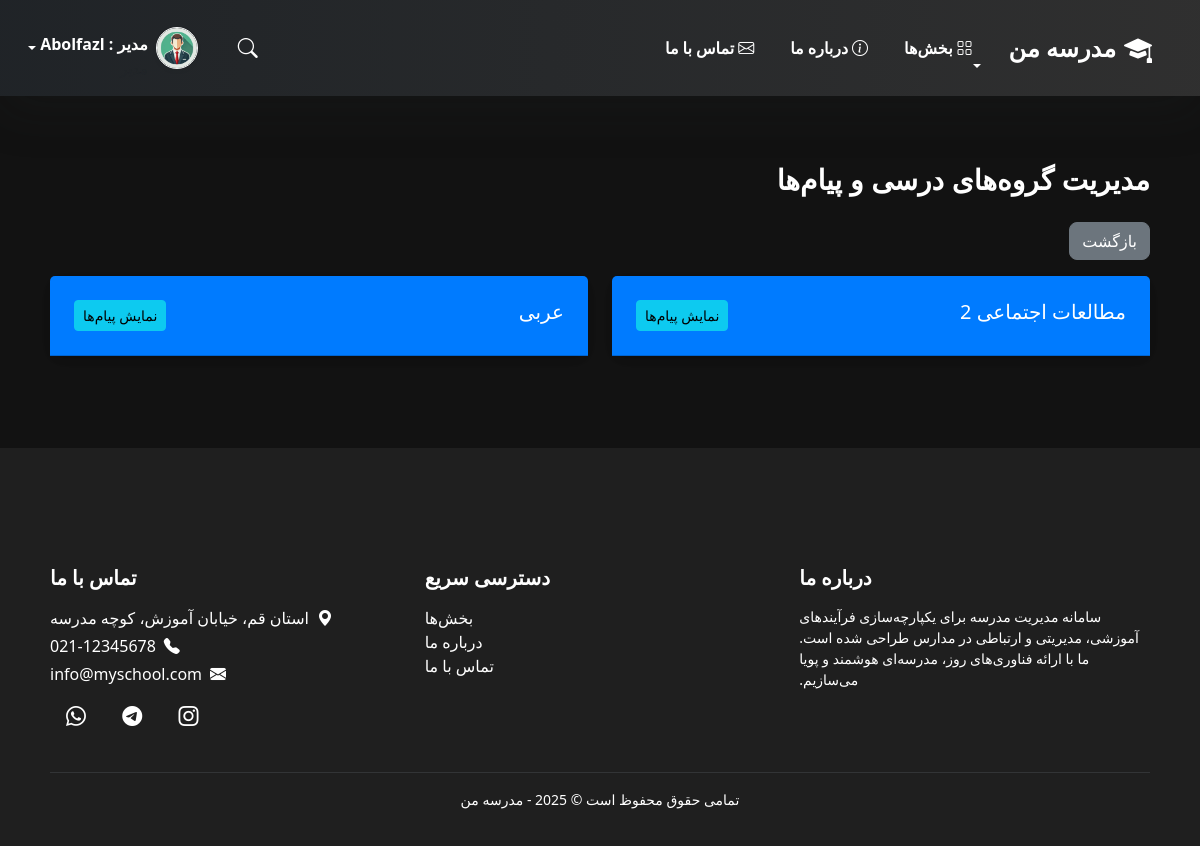
Page /manage-groups-and-messages/ (signed in) on the committed database.
### school_app/models.py (models this page shows, shortened)
class CustomUser(AbstractUser):
    ROLE_CHOICES = [
        ('student', 'دانش‌آموز'),
        ('teacher', 'معلم'),
        ('admin', 'مدیر'),
        ('assistant', 'معاون'),
    ]
    Educational_base_CHOICES = [
        ('Electricity', 'برق'),
        ('Networks', 'شبکه'),
        ('Electronics', 'الکترونیک'),
    ]
    full_name = models.CharField("نام کامل", max_length=100)
    email = models.EmailField("ایمیل", unique=True)
    phone = models.CharField("شماره تماس", max_length=15)
    grade = models.CharField("پایه تحصیلی", max_length=20)
    role = models.CharField("نقش", max_length=10, choices=ROLE_CHOICES, default='student')
    educational_base = models.CharField("رشته تحصیلی", max_length=20, choices=Educational_base_CHOICES, default='Networks')
    class Meta:
        verbose_name = "کاربر"
        verbose_name_plural = "کاربران"

class ChatGroup(models.Model):
    name = models.CharField("نام گروه", max_length=100)
    class Meta:
        verbose_name = "گروه چت"
        verbose_name_plural = "گروه‌های چت"

### school_app/views.py (the view, shortened to what this page needs)
# urls.py: path('manage-groups-and-messages/', views.manage_groups, name='manage_groups'),
@login_required
@user_passes_test(is_admin)
def manage_groups(request):
    groups = ChatGroup.objects.all().prefetch_related('messages')
    for group in groups:
        group.messages_list = Message.objects.filter(group=group).order_by('-timestamp')
    context = {
        'groups': groups,
    }
    return render(request, 'manage_groups_and_messages.html', context)

### school_app/views.py (called while the page is built)
def is_admin(user):
    return user.is_superuser or user.role == 'admin'

### templates/manage_groups_and_messages.html (shortened to what this page needs)
{% include 'header.html' %}
<br><br><br><br>
<div class="container mt-5 text-white" dir="rtl">
    <h3 class="mb-4">مدیریت گروه‌های درسی و پیام‌ها</h3>
    <a href="{% url 'home' %}" class="btn btn-secondary mb-3">بازگشت</a>
    {% if groups %}
        <div class="row">
            {% for group in groups %}
                <div class="col-md-6 mb-4">
                    <div class="card bg-dark text-white">
                        <div class="card-header d-flex justify-content-between">
                            <h5 class="mb-0">{{ group.name }}</h5>
                            <button class="btn btn-info btn-sm" type="button" data-bs-toggle="collapse" data-bs-target="#collapse{{ group.id }}" aria-expanded="false" aria-controls="collapse{{ group.id }}">
                                نمایش پیام‌ها
                            </button>
                        </div>
                    </div>
                </div>
            {% endfor %}
        </div>
    {% else %}
        <p class="text-warning">هیچ گروهی برای نمایش وجود ندارد.</p>
    {% endif %}
</div>
{% include 'footer.html' %}

### templates/header.html (shortened to what this page needs)
{% load static %}
<!DOCTYPE html>
<html lang="fa" dir="rtl">
<head>
  <link href="https://cdn.jsdelivr.net/npm/bootstrap@5.3.2/dist/css/bootstrap.rtl.min.css" rel="stylesheet">
  <link href="https://cdn.jsdelivr.net/npm/bootstrap-icons/font/bootstrap-icons.css" rel="stylesheet">
  <link rel="stylesheet" href="https://cdnjs.cloudflare.com/ajax/libs/animate.css/4.1.1/animate.min.css"/>
  <link href="https://cdnjs.cloudflare.com/ajax/libs/toastr.js/latest/toastr.min.css" rel="stylesheet"/>
  <link rel="stylesheet" href="{% static 'css/bootstrap.min.css' %}">
  <link rel="stylesheet" href="{% static 'css/main.css' %}">
</head>
<body>
<nav class="navbar navbar-expand-lg navbar-dark shadow-lg fixed-top" style="backdrop-filter: blur(50px); background: linear-gradient(to left, rgba(50,50,50,0.93), #212529ee);">
  <div class="container-fluid px-4 py-2">
    <a class="navbar-brand fs-4 fw-bold d-flex align-items-center" href="{% url 'home' %}">
      <i class="bi bi-mortarboard-fill fs-3 me-2"></i>
      مدرسه من
    </a>
    <div class="collapse navbar-collapse justify-content-between" id="navContent">
      <ul class="navbar-nav mb-2 mb-lg-0">
        <li class="nav-item dropdown mx-2">
          <a class="nav-link fw-semibold dropdown-toggle" href="#" id="sectionsDropdown" data-bs-toggle="dropdown" aria-expanded="false">
            <i class="bi bi-grid me-1"></i>بخش‌ها
          </a>
        </li>
        <li class="nav-item mx-2">
          <a class="nav-link fw-semibold" href="{% url 'about' %}"><i class="bi bi-info-circle me-1"></i>درباره ما</a>
        </li>
        <li class="nav-item mx-2">
          <a class="nav-link fw-semibold" href="#contact"><i class="bi bi-envelope me-1"></i>تماس با ما</a>
        </li>
      </ul>
      <div class="d-flex align-items-center gap-3">
        <div class="search-container d-flex align-items-center" id="searchToggleBox">
          <button type="button" class="search-button bg-transparent border-0" onclick="toggleSearchBox()">
            <i class="bi bi-search text-white"></i>
          </button>
        </div>
        <div class="dropdown">
            <a href="#" class="d-flex align-items-center text-white text-decoration-none dropdown-toggle position-relative justify-content-between" id="userDropdown" data-bs-toggle="dropdown" aria-expanded="false">
                <img src="{% static 'images/man.png' %}" alt="User" width="42" height="42" class="rounded-circle border border-light shadow-sm me-2">
                <div class="d-none d-lg-block pt-3">
                    <div class="fw-bold">{{ user.get_role_display }} : {{ user.full_name }}</div>
                    <small class="text-muted">
                    </small>
                </div>
            </a>
        </div>
    </div>
</nav>

### static/css/main.css (style rules this page uses)
body { background-color: #121212; color: #ffffff; }
.navbar, .footer { background-color: #1f1f1f; }
.card { background-color: #1e1e1e; border: none; color: #fff; }
.nav-link { position: relative; font-weight: 500; color: #ffffff; transition: all 0.3s ease; }
.nav-link::after { content: ''; position: absolute; bottom: 0; right: 0; height: 2px; width: 0%; background: linear-gradient(to left, #0077b6, #4a00e0); transition: width 0.4s ease; }
.navbar-collapse { transition: all 0.5s ease; }
.collapse { transition: height 0.3s ease; }
.collapse { transition: max-height 0.3s ease-in-out; }
.search-container { position: relative; display: flex; align-items: center; width: 100%; max-width: 500px; margin: 0 auto; }
.search-button { background-color: transparent; border: none; position: absolute; left: 10px; pointer-events: none; font-size: 20px; color: #aaa; }
.search-button i { color: #aaa; }
.card { box-shadow: 0 4px 8px rgba(0, 0, 0, 0.1), 0 4px 6px rgba(0, 0, 0, 0.1); border-radius: 15px; background: #fff; }
.card-header { background-color: #007bff; color: #fff; border-radius: 15px 15px 0 0; padding: 1.5rem; font-size: 1.5rem; }
h3 { font-family: 'Arial', sans-serif; font-weight: 600; }
.btn-secondary { background-color: #6c757d; border-color: #6c757d; border-radius: 8px; }
.container { margin-top: 50px; padding: 20px; }
.text-muted { font-size: 0.9rem; }

### templates/header.html (style rules this page uses)
body { background-color: #000000; }
.search-container { position: relative; transition: all 0.4s ease; }
.search-button { cursor: pointer; z-index: 10; }
.search-button i { font-size: 20px; transition: transform 0.3s ease; }

### templates/manage_groups_and_messages.html (style rules this page uses)
body { background-color: #121212; }

### rows in the picture
CustomUser: role "مدیر", full_name "Abolfazl"
ChatGroup: name "مطالعات اجتماعی 2"
ChatGroup: name "عربی"
